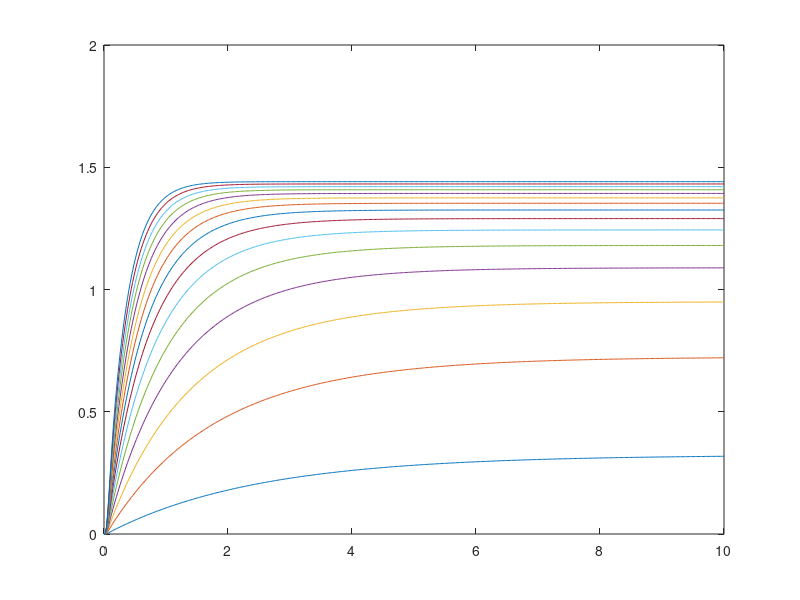

Recreate this plot in MATLAB.
clear
clc
close all

n_k =15;
n = 500;
ktheta_vec = linspace(0.1, 3.0, n_k);
t = linspace(0,10,n);

THETAS = zeros(n, n_k);
OMEGAS = zeros(n, n_k);
ALPHAS = zeros(n, n_k);

for j = 1:n_k

rho = 1.2;
cd = 0.8;
ktheta = ktheta_vec(j);
L = 1;
D = 0.09;
R = 0.2;
g = 9.81;
m = 0.2;
Ir = 0.0224;
Iw = 0.02;
theta0 = 0;
b = 1.2;
thetaspring = pi/2;
omega_tol = 0.05;
omega0 = 0;


dt = t(2) - t(1);
theta = zeros(n,1);
omega = zeros(n,1);
alpha = zeros(n,1);
theta(1) = theta0;
omega(1) = omega0;
A1 = ktheta*(thetaspring - theta0) - 0.125*(rho*cd*(L^4)*omega0*abs(omega0)*D) - b*omega0 - m*g*R*sin(theta0);
B1 = Iw + Ir + m*R^2*(sin(theta0)^2);
C1 = 1 + (Ir + m*R^2*sin(theta0))/(Iw + Ir + m*R^2*sin(theta0)^2);
alpha(1) = A1/(B1*C1);
for i = 2:n
    omega(i) = omega(i-1) + alpha(i-1)*dt;
    theta(i) = theta(i-1) + omega(i-1)*dt;
    A = ktheta*(thetaspring - theta(i-1))- b*omega(i-1) - 0.125*(rho*cd*(L^4)*omega(i-1)*abs(omega(i-1))*D) - m*g*R*sin(theta(i-1));
    B = Iw + Ir + m*R^2*(sin(theta(i-1))^2);
    C = 1 + (Ir + m*R^2*sin(theta(i-1)))/(Iw + Ir + m*R^2*sin(theta(i-1))^2);
    alpha(i) = A/(B*C);
end
THETAS(:, j) = theta(:);
OMEGAS(:, j) = omega(:);
ALPHAS(:, j) = alpha(:);
end

for i = 1:n_k-1
   plot(t,THETAS(:,i))
   hold on;
end
plot(t,THETAS(:,n_k))



